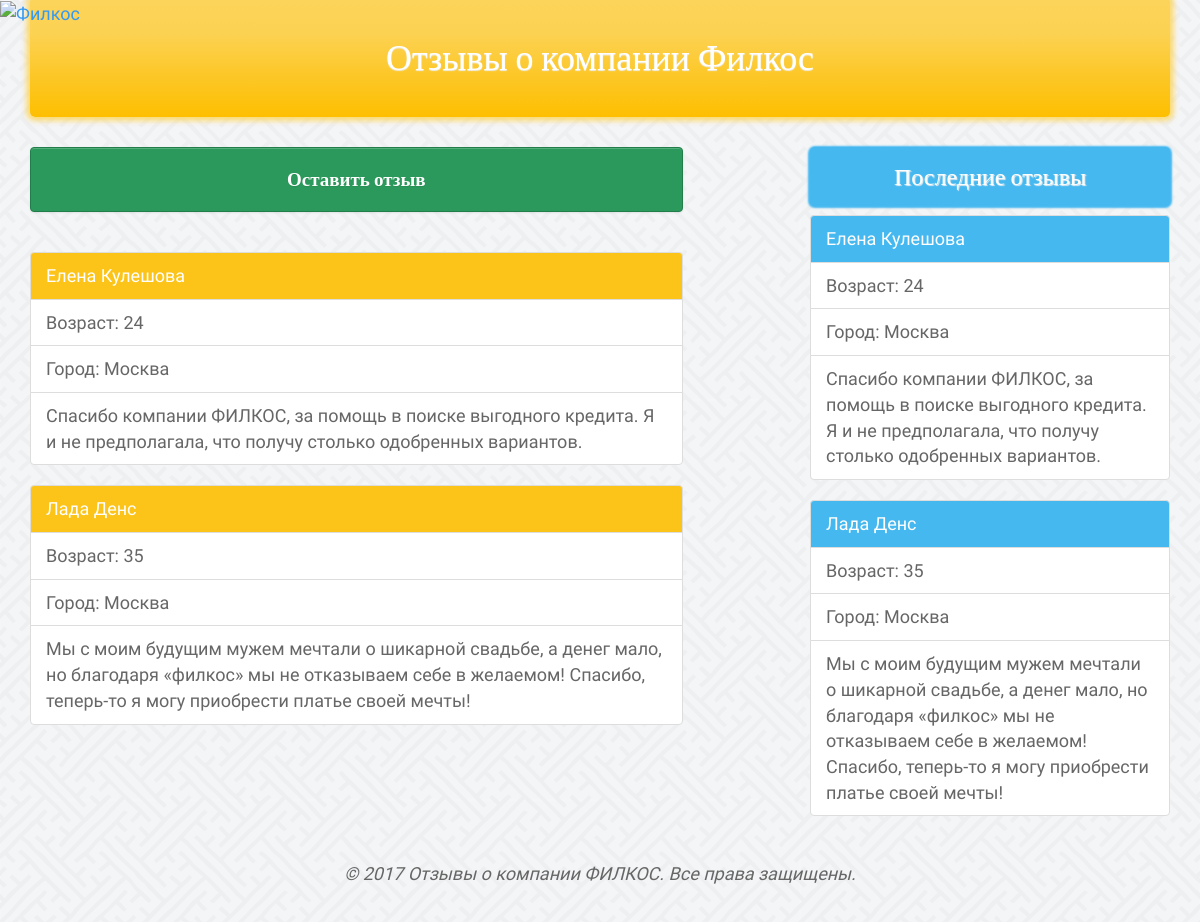
The page / on the database its author committed.
### tables this page shows
CREATE TABLE IF NOT EXISTS `comments` (
  `id` int(11) NOT NULL,
  `name` varchar(255) NOT NULL,
  `surname` varchar(255) NOT NULL,
  `city` varchar(255) NOT NULL,
  `age` int(11) NOT NULL,
  `message` text NOT NULL,
  `admin_ok` int(11) NOT NULL DEFAULT '0'
);

### index.php (the view, shortened to what this page needs)
<?php
require_once 'db/connect_db.php';
$query_all = 'SELECT * FROM `comments` WHERE `admin_ok`=1 ORDER BY `id` DESC';
$query_last = 'SELECT * FROM `comments` WHERE `admin_ok`=1 ORDER BY `id` DESC LIMIT 3';
$messages_all = mysqli_query($conn, $query_all);
$messages_last = mysqli_query($conn, $query_last);
?>
<!doctype html>
<html class="no-js" lang="ru">
<head>
    <link rel="stylesheet" href="css/normalize.css">
    <link rel="stylesheet" href="css/bootstrap.min.css">
    <link rel="stylesheet" href="css/main.css">
</head>
<body>
<header>
    <div>
        <a href="index.php"><img src="http://filkos.com/templates/beez5/images/logo_2.svg" alt="Филкос" title="http://filkos.com/"></a>
    </div>
    <div class="container">
        <h1 class="heading">Отзывы о компании Филкос</h1>
    </div>
</header>
<main>
    <section id="formComments">
        <div class="container">
            <div class="row">
                <div class="col-md-7">
                    <a class="showForm green">Оставить отзыв</a>
                    <?php if (!empty($messages_all)) :?>
                        <?php while($row = mysqli_fetch_assoc($messages_all)) : ?>
                            <ul class="list-group">
                                <li class="list-group-item green"><?= $row['name']; ?> <?= $row['surname']; ?></li>
                                <li class="list-group-item">Возраст: <?= $row['age']; ?></li>
                                <li class="list-group-item">Город: <?= $row['city']; ?></li>
                                <li class="list-group-item"><?= $row['message']; ?></li>
                            </ul>
                        <?php endwhile; ?>
                    <?php endif; ?>
                </div>
                <div class="col-md-4 col-md-offset-1 col-md-offset-1 col-lg-4 col-lg-offset-1 col-lg-offset-1">
                    <h3 class="last-comments__header">Последние отзывы</h3>
                    <div class="last-comments__box">
                        <?php if (!empty($messages_last)) :?>
                            <?php while($row = mysqli_fetch_assoc($messages_last)) : ?>
                                <ul class="list-group">
                                    <li class="last-comments list-group-item"><?= $row['name']; ?> <?= $row['surname']; ?></li>
                                    <li class="list-group-item">Возраст: <?= $row['age']; ?></li>
                                    <li class="list-group-item">Город: <?= $row['city']; ?></li>
                                    <li class="list-group-item"><?= $row['message']; ?></li>
                                </ul>
                            <?php endwhile; ?>
                        <?php endif; ?>
                    </div>
                </div>
            </div>
        </div>
</main>
<footer>
    <div class="container">
        <p>&copy; 2017 Отзывы о компании ФИЛКОС. Все права защищены.</p>
    </div>
</footer>
</body>
</html>

### css/main.css (style rules this page uses)
html { color: #222; font-size: 1em; line-height: 1.4; }
audio, canvas, iframe, img, svg, video { vertical-align: middle; }
body { background: url('../img/sayagata-400px.png'); font-family: 'Cuprum', sans-serif; font-size: 18px; }
h1.heading { margin-top: -30px; font-family: 'Lobster', cursive; padding: 40px 0; text-align: center; color: white; border-radius: 5px; text-shadow: 0 1px 1px #eee; box-shadow: 0 0 5px 4px rgba(252,212,90, 0.8); background: rgb(252,212,90); background: -moz-linear-gradient(top, rgb(252,212,90) 0%, rgb(252,210,83) 30%, rgb(252,200,42) 63%, rgb(254,191,1) 100%); background: -webkit-linear-gradient(top, rgb(252,212,90) 0%,rgb(252,210,83) 30%,rgb(252,200,42) 63%,rgb(254,191,1) 100%); background: linear-gradient(to bottom, rgb(252,212,90) 0%,rgb(252,210,83) 30%,rgb(252,200,42) 63%,rgb(254,191,1) 100%); filter: progid:DXImageTransform.Microsoft.gradient( startColorstr='#fcd45a', endColorstr='#febf01',GradientType=0 ); }
main { min-height: 700px; }
.last-comments__header { font-family: 'Lobster', cursive; text-align: center; color: #fff; padding: 16px 60px; background: rgb(69, 184, 240); border-radius: 5px; text-shadow: 1px 1px 1px #eee; box-shadow: 0 1px 2px 2px rgb(69, 184, 240); }
a.green { border-radius: 4px; -webkit-box-shadow: inset 0 1px 0 rgba(255, 255, 255, 0.2), 0 1px 2px rgba(0, 0, 0, 0.08); -moz-box-shadow: inset 0 1px 0 rgba(255, 255, 255, 0.2), 0 1px 2px rgba(0, 0, 0, 0.08); box-shadow: inset 0 1px 0 rgba(255, 255, 255, 0.2), 0 1px 2px rgba(0, 0, 0, 0.08); color: #fff; display:block; text-align: center; font-family: 'Lobster', cursive; font-size: 19px; font-weight: bold; padding: 18px 16px; margin: 20px auto 40px; text-decoration: none; text-shadow: 0 1px 1px rgba(0, 0, 0, 0.075); -webkit-transition: background-color 0.1s linear; -moz-transition: background-color 0.1s linear; -o-transition: background-color 0.1s linear; transition: background-color 0.1s linear; }
a.green { background-color: rgb( 43, 153, 91 ); border: 1px solid rgb( 33, 126, 74 ); }
li.list-group-item:first-child { background-color: #FCC419; color: white; }
li.last-comments.list-group-item { background: rgb(69, 184, 240); }
footer { text-align: center; padding: 25px 0; font-style: italic; }

### rows shown on the page
comments: name "Елена", surname "Кулешова", age "24", city "Москва", message "Спасибо компании ФИЛКОС, за помощь в поиске выгодного кредита. Я и не предполагала, что получу столько одобренных вариантов."
comments: name "Лада", surname "Денс", age "35", city "Москва", message "Мы с моим будущим мужем мечтали о шикарной свадьбе, а денег мало, но благодаря «филкос» мы не отказываем себе в желаемом! Спасибо, теперь-то я могу приобрести платье своей мечты!"
